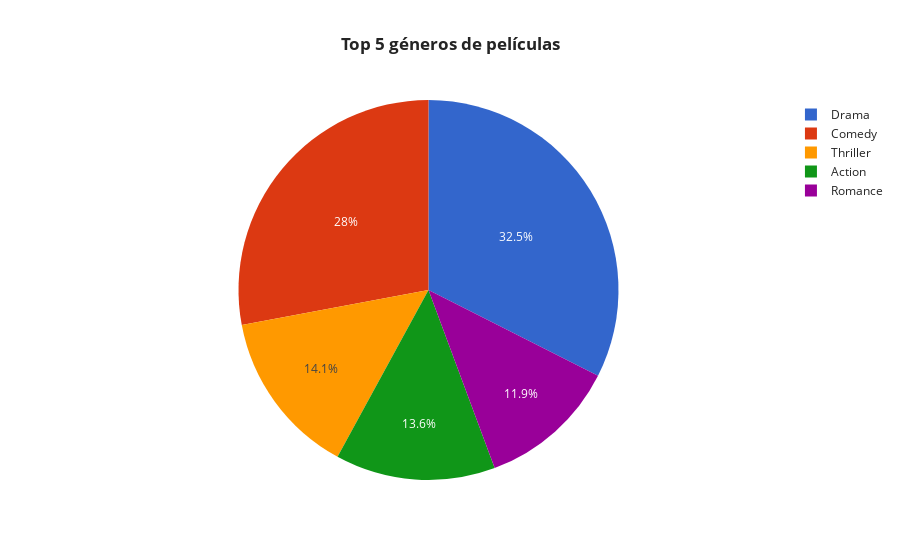

Notebook code for this chart:
### Code cell
# ¿Cúal es el top 5 de los géneros de peliculas?
base = movies3.groupby(['variable'])[['value']].sum().sort_values('value', ascending = False).reset_index().head(5)

# crear gráfica
fig = px.pie(base, values = 'value', names ='variable',
             title= '<b>Top 5 géneros de películas<b>',
             color_discrete_sequence=px.colors.qualitative.G10)

# agregar detalles a la gráfica
fig.update_layout(
    template = 'simple_white',
    title_x = 0.5)

fig.show()

### Figure 1 — Plotly figure (JSON) as saved in the notebook; plotly's stock layout.template omitted (floating-point values rounded to 4 significant figures)
{"data": [{"domain": {"x": [0, 1], "y": [0, 1]}, "hovertemplate": "variable=%{label}<br>value=%{value}<extra></extra>", "labels": ["Drama", "Comedy", "Thriller", "Action", "Romance"], "legendgroup": "", "name": "", "showlegend": true, "type": "pie", "values": [4361, 3756, 1894, 1828, 1596]}], "layout": {"legend": {"tracegroupgap": 0}, "piecolorway": ["#3366CC", "#DC3912", "#FF9900", "#109618", "#990099", "#0099C6", "#DD4477", "#66AA00", "#B82E2E", "#316395"], "title": {"text": "<b>Top 5 géneros de películas<b>", "x": 0.5}}}
